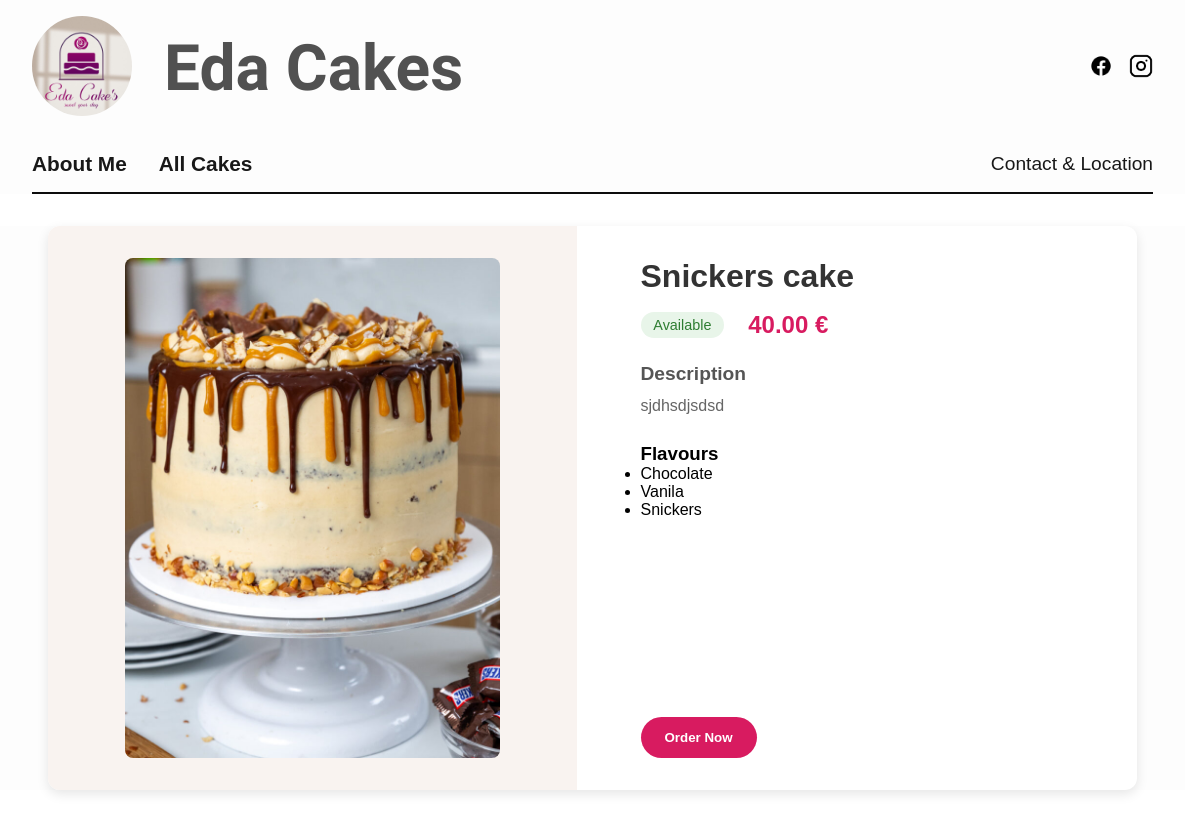
The page /cake/snickers-cake on the database its author committed.
### main/models.py (models this page shows, shortened)
class CakeModel(models.Model):
      name = models.CharField(max_length=100)
      short_description = models.CharField(max_length=200,  null=True, blank=True)
      description = models.TextField()
      price = models.DecimalField(max_digits=10, decimal_places=2)
      image = models.ImageField(upload_to="cakes_image")
      flavour = models.ManyToManyField(Flavour, related_name="flavour", blank=True)
      is_popular = models.BooleanField(default=False)
      is_available = models.BooleanField(default=True)
      created_at = models.DateTimeField(auto_now_add=True)
      slug = models.SlugField(max_length=100, unique=True, db_index=True)
      class Meta:
        verbose_name = "Cake"  # Singular name in admin
        verbose_name_plural = "Cakes"

class Flavour(models.Model):
      flavour_name = models.CharField(max_length=100, unique=True)
      slug = models.SlugField(max_length=100, unique=True, db_index=True)

### main/views.py (the view)
# urls.py: path('cake/<slug:cake_slug>', views.SingleCakeView.as_view(), name="cake_info" ),
class SingleCakeView(DetailView):
    template_name = "main/view_cake.html"
    model = CakeModel
    slug_field = 'slug'
    slug_url_kwarg = 'cake_slug'
    context_object_name = 'cake'
    def get_context_data(self, **kwargs):
        context = super().get_context_data(**kwargs)
        return context

### main/templates/main/view_cake.html (shortened to what this page needs)
{% extends 'base.html' %}
{% load static %}
{% block css_files %}
  <link rel="stylesheet" href="{% static 'main/cake_view.css' %}" />
{% endblock %}
{% block content %}
<div class="cake-detail-container">
  <div class="cake-detail">
    <div class="cake-image-container">
      <img src="{{cake.image.url}}" alt="{{cake.name}}" class="cake-detail-image">
    </div>
    <div class="cake-detail-info">
      <h1 class="cake-title">{{cake.name}}</h1>
      <div class="cake-meta">
        {% if cake.is_available %}
          <span class="availability available">Available</span>
        {% else %}
          <span class="availability unavailable">Currently Unavailable</span>
        {% endif %}
        <span class="cake-price">{{cake.price}} €</span>
      </div>
      <div class="cake-description">
        <h3>Description</h3>
        <p>{{cake.description}}</p>
      </div>
      {% if cake.flavour.exists %}
      <div class="cake-flavours">
        <h3>Flavours</h3>
        <ul>
        {% for flavour in cake.flavour.all %}
          <li>{{ flavour.flavour_name }}</li>
        {% endfor %}
        </ul>
      </div>
      {% endif %}
      {% if cake.is_available %}
      <div class="cake-actions">
        <button class="order-button">Order Now</button>
      </div>
      {% endif %}
    </div>
  </div>
</div>
{% endblock %}

### static/style.css (style rules this page uses)
* { margin: 0; padding: 0; }

### static/include/header.css (style rules this page uses)
html { box-sizing: border-box; width: 100vw; overflow-x: hidden; }
*, *:before, *:after { box-sizing: inherit; }
body { margin: 0; padding: 0; width: 100%; overflow-y: scroll; font-family: Arial, sans-serif; }
body { padding-right: calc(100vw - 100%); }

### main/static/main/cake_view.css (style rules this page uses)
.cake-detail-container { max-width: 80rem; margin: 2rem auto; padding: 0 1rem; }
.cake-detail { display: flex; flex-direction: column; gap: 2rem; background: #fff; border-radius: 12px; box-shadow: 0 4px 12px rgba(0,0,0,0.1); overflow: hidden; }
@media (min-width: 768px) { .cake-detail { flex-direction: row; } }
.cake-image-container { flex: 1; background: #f9f3f0; display: flex; align-items: center; justify-content: center; padding: 2rem; }
.cake-detail-image { max-width: 100%; height: auto; max-height: 500px; object-fit: contain; border-radius: 8px; }
.cake-detail-info { flex: 1; padding: 2rem; display: flex; flex-direction: column; }
.cake-title { font-size: 2rem; color: #333; margin-bottom: 1rem; }
.cake-meta { display: flex; gap: 1.5rem; align-items: center; margin-bottom: 1.5rem; }
.availability { padding: 0.3rem 0.8rem; border-radius: 20px; font-size: 0.9rem; font-weight: 500; }
.available { background: #e8f5e9; color: #2e7d32; }
.cake-price { font-size: 1.5rem; font-weight: 700; color: #d81b60; }
.cake-description, .cake-ingredients { margin-bottom: 1.5rem; }
.cake-description h3, .cake-ingredients h3 { font-size: 1.2rem; margin-bottom: 0.5rem; color: #555; }
.cake-description p { color: #666; line-height: 1.6; }
.cake-actions { display: flex; gap: 1rem; margin-top: auto; padding-top: 1.5rem; }
.order-button, .wishlist-button { padding: 0.8rem 1.5rem; border: none; border-radius: 30px; font-weight: 600; cursor: pointer; transition: all 0.3s ease; }
.order-button { background: #d81b60; color: white; }

### rows shown on the page
CakeModel: image (picture), name "Snickers cake", price "40.00", description "sjdhsdjsdsd"
Flavour: flavour_name "Chocolate"
Flavour: flavour_name "Vanila"
Flavour: flavour_name "Snickers"
